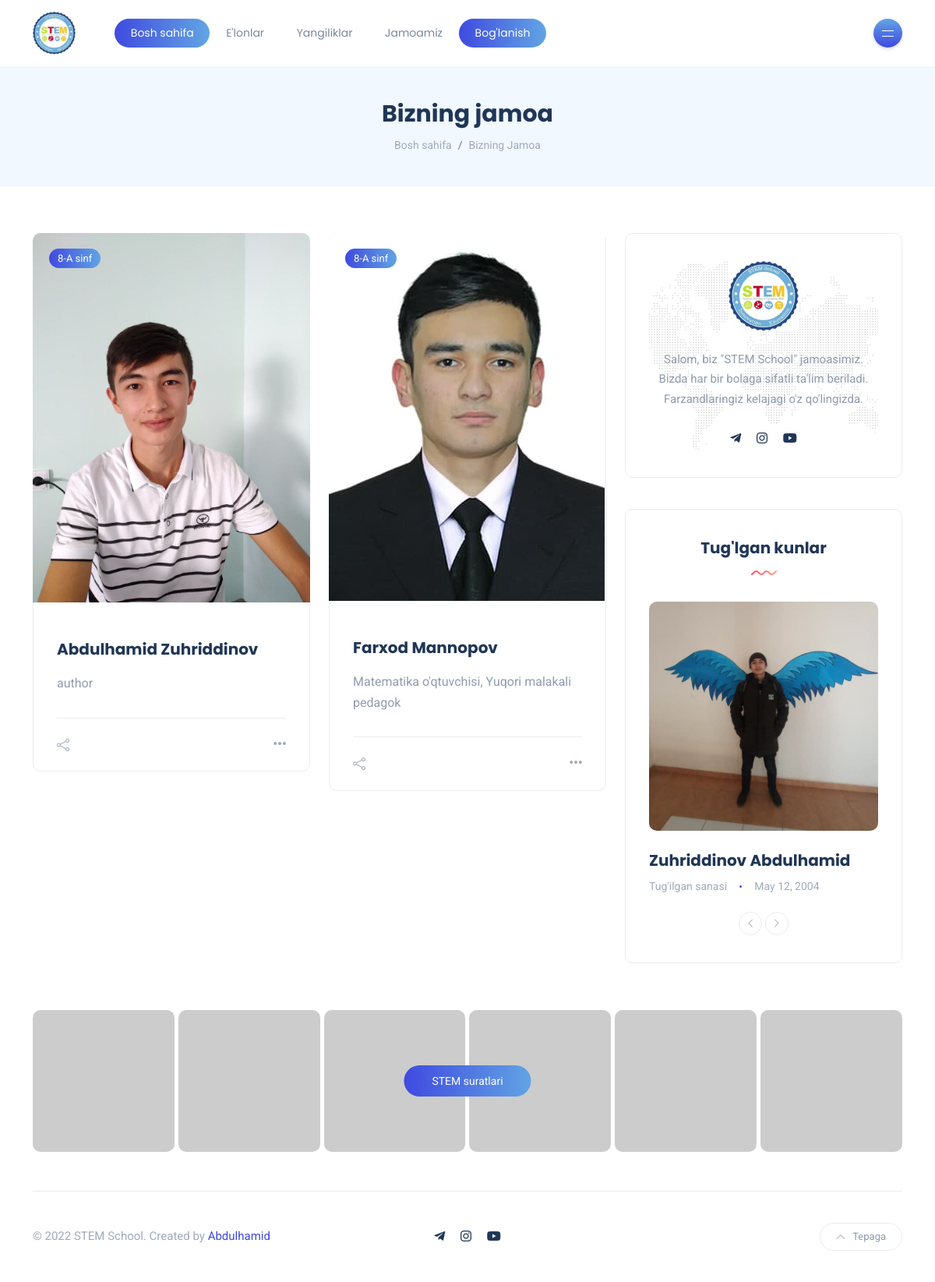
The page /jamoa/ on the database its author committed.
### teachers/models.py (models this page shows, shortened)
class Teacher(models.Model):
    user = models.OneToOneField(User, related_name="teacher", on_delete=models.CASCADE)
    avatar = models.ImageField("profil rasmi", upload_to='profile_images/', null=True, blank=True)
    class_name = models.CharField("sinfi", max_length=50, blank=True)
    info = models.TextField("Ma'lumot", blank=True)
    image = models.ImageField("Rasmi", upload_to='teacher_images/', null=True, blank=True)

class BrithDays(models.Model):
    name = models.CharField("Ismi", max_length=150)
    day = models.DateField("Tugilgan kuni")
    image = models.ImageField("Rasmi", upload_to="birday_user/", blank=True)

### teachers/views.py (the view)
# urls.py: path("", TeamView.as_view(), name="team"),
class TeamView(View):
    def get(self, request):
        teachers = Teacher.objects.all()
        data = {
            'teachers':teachers,
        }
        return render(request, 'team.html', data)

### teachers/views.py (called while the page is built)
def brithday_view(request):
    days = BrithDays.objects.all()
    context = {
        'days':days
    }
    return context

### templates/team.html (shortened to what this page needs)
{% extends 'sitebar.html' %}
{% load static %}
{% block sitebar %}
    <section class="page-header">
        <div class="container-xl">
            <div class="text-center">
                <h1 class="mt-0 mb-2">Bizning jamoa</h1>
                <nav aria-label="breadcrumb">
                    <ol class="breadcrumb justify-content-center mb-0">
                        <li class="breadcrumb-item"><a href="/">Bosh sahifa</a></li>
                        <li class="breadcrumb-item active" aria-current="page">Bizning Jamoa</li>
                    </ol>
                </nav>
            </div>
        </div>
    </section>
	<section class="main-content">
		<div class="container-xl">
			<div class="row gy-4">
				<div class="col-lg-8">
                    <div class="row gy-4">
						{% for teacher in teachers %}
                        <div class="col-sm-6">
							<div class="post post-grid rounded bordered">
                                <div class="thumb top-rounded">
									{% if teacher.class_name %}
                                    <a href="#" class="category-badge position-absolute">{{teacher.class_name}}</a>
									{% endif %}
                                    <a href="#">
                                        <div class="inner">
                                            <img src="{{teacher.image.url}}" alt="post-title" />
                                        </div>
                                    </a>
                                </div>
                                <div class="details">
                                    <h5 class="post-title mb-3 mt-3"><a href="#">{{teacher.user.first_name}} {{teacher.user.last_name}}</a></h5>
                                    <p class="excerpt mb-0">{{teacher.info}}</p>
                                </div>
                                <div class="post-bottom clearfix d-flex align-items-center">
                                    <div class="social-share me-auto">
                                        <button class="toggle-button icon-share"></button>
                                    </div>
                                    <div class="more-button float-end">
                                        <a href="#"><span class="icon-options"></span></a>
                                    </div>
                                </div>
                            </div>
                        </div>
						{% endfor %}
                    </div>
				</div>
{% endblock sitebar %}

### templates/sitebar.html (shortened to what this page needs)
{% load static %}
<!DOCTYPE html>
<html lang="en-US">
<head>
	<link rel="stylesheet" href="/static/css/bootstrap.min.css" type="text/css" media="all">
	<link rel="stylesheet" href="/static/css/all.min.css" type="text/css" media="all">
	<link rel="stylesheet" href="/static/css/slick.css" type="text/css" media="all">
	<link rel="stylesheet" href="/static/css/simple-line-icons.css" type="text/css" media="all">
	<link rel="stylesheet" href="/static/css/style.css" type="text/css" media="all">
</head>
<body>
<div class="site-wrapper">
	<header class="header-default">
		<nav class="navbar navbar-expand-lg">
			<div class="container-xl">
				<a class="navbar-brand" href="{% url 'main:home' %}"><img src="/static/images/stem.jpg" alt="logo" width="55"/></a>
				<div class="collapse navbar-collapse">
					<ul class="navbar-nav mr-auto">
						<li class="nav-item active">
							<a class="nav-link" href="{% url 'main:home' %}">Bosh sahifa</a>
						</li>
						<li class="nav-item">
							<a class="nav-link" href="{% url 'main:report' %}">E'lonlar</a>
						</li>
						<li class="nav-item">
							<a class="nav-link" href="{% url 'main:news' %}">Yangiliklar</a>
						</li>
						<li class="nav-item">
							<a class="nav-link" href="{% url 'teachers:team' %}">Jamoamiz</a>
						</li>
						<li class="nav-item active">
							<a class="nav-link" href="/jamoa/boglanish">Bog'lanish</a>
						</li>
					</ul>
				</div>
				<div class="header-right">
					<div class="header-buttons">
						<button class="burger-menu icon-button">
							<span class="burger-icon"></span>
						</button>
					</div>
				</div>
			</div>
		</nav>
	</header>
    {% block sitebar %}
    {% endblock sitebar %}
	<div class="col-lg-4">
		<div class="sidebar">
			<div class="widget rounded">
				<div class="widget-about data-bg-image text-center" data-bg-image="/static/images/map-bg.png">
					<img src="/static/images/stem.jpg" width="90" alt="logo" class="mb-4" />
					<p class="mb-4">Salom, biz "STEM School" jamoasimiz. Bizda har bir bolaga sifatli ta'lim beriladi. Farzandlaringiz kelajagi o'z qo'lingizda.</p>
					<ul class="social-icons list-unstyled list-inline mb-0">
						<li class="list-inline-item"><a href="#"><i class="fab fa-telegram-plane"></i></a></li>
						<li class="list-inline-item"><a href="#"><i class="fab fa-instagram"></i></a></li>
						<li class="list-inline-item"><a href="#"><i class="fab fa-youtube"></i></a></li>
					</ul>
				</div>
			</div>
			<div class="widget rounded">
				<div class="widget-header text-center">
					<h3 class="widget-title">Tug'lgan kunlar</h3>
					<img src="/static/images/wave.svg" class="wave" alt="wave" />
				</div>
				<div class="widget-content">
					<div class="post-carousel-widget" id="">
						{% for day in days %}
						<div class="post post-carousel">
							<div class="thumb rounded">
								<a href="blog-single.html">
									<div class="inner">
										<img src="{{day.image.url}}" alt="post-title" />
									</div>
								</a>
							</div>
							<h5 class="post-title mb-0 mt-4"><a href="blog-single.html">{{day.name}}</a></h5>
							<ul class="meta list-inline mt-2 mb-0">
								<li class="list-inline-item"><a href="#">Tug'ilgan sanasi</a></li>
								<li class="list-inline-item">{{day.day}}</li>
							</ul>
						</div>
						{% endfor %}
					</div>
					<div class="slick-arrows-bot">
						<button type="button" data-role="none" class="carousel-botNav-prev slick-custom-buttons" aria-label="Previous"><i class="icon-arrow-left"></i></button>
						<button type="button" data-role="none" class="carousel-botNav-next slick-custom-buttons" aria-label="Next"><i class="icon-arrow-right"></i></button>
					</div>
				</div>
			</div>
		</div>
	</div>
</div>
</div>
</section>
	<div class="instagram">
		<div class="container-xl">
			<a href="#" class="btn btn-default btn-instagram">STEM suratlari</a>
			<div class="instagram-feed d-flex flex-wrap">
				<div class="insta-item col-sm-2 col-6 col-md-2">
					<a href="#">
						<img src="/static/images/insta/insta-1.jpg" alt="insta-title" />
					</a>
				</div>
				<div class="insta-item col-sm-2 col-6 col-md-2">
					<a href="#">
						<img src="/static/images/insta/insta-2.jpg" alt="insta-title" />
					</a>
				</div>
				<div class="insta-item col-sm-2 col-6 col-md-2">
					<a href="#">
						<img src="/static/images/insta/insta-3.jpg" alt="insta-title" />
					</a>
				</div>
				<div class="insta-item col-sm-2 col-6 col-md-2">
					<a href="#">
						<img src="/static/images/insta/insta-4.jpg" alt="insta-title" />
					</a>
				</div>
				<div class="insta-item col-sm-2 col-6 col-md-2">
					<a href="#">
						<img src="/static/images/insta/insta-5.jpg" alt="insta-title" />
					</a>
				</div>
				<div class="insta-item col-sm-2 col-6 col-md-2">
					<a href="#">
						<img src="/static/images/insta/insta-6.jpg" alt="insta-title" />
					</a>
				</div>
			</div>
		</div>
	</div>
	<footer>
		<div class="container-xl">
			<div class="footer-inner">
				<div class="row d-flex align-items-center gy-4">
					<div class="col-md-4">
						<span class="copyright">© 2022 STEM School. Created by <a href="https://t.me/bdulhamid">Abdulhamid</a></span>
					</div>
					<div class="col-md-4 text-center">
						<ul class="social-icons list-unstyled list-inline mb-0">
							<li class="list-inline-item"><a href="#"><i class="fab fa-telegram-plane"></i></a></li>
							<li class="list-inline-item"><a href="#"><i class="fab fa-instagram"></i></a></li>
							<li class="list-inline-item"><a href="#"><i class="fab fa-youtube"></i></a></li>
						</ul>
					</div>
					<div class="col-md-4">
						<a href="#" id="return-to-top" class="float-md-end"><i class="icon-arrow-up"></i>Tepaga</a>
					</div>
				</div>
			</div>
		</div>
	</footer>
</div>
</body>
</html>

### rows shown on the page
Teacher: class_name "8-A sinf", image (picture), user.first_name "Abdulhamid", user.last_name "Zuhriddinov", info "author"
Teacher: class_name "8-A sinf", image (picture), user.first_name "Farxod", user.last_name "Mannopov", info "Matematika o'qtuvchisi, Yuqori malakali pedagok"
BrithDays: image (picture), name "Zuhriddinov Abdulhamid", day "May 12, 2004"
